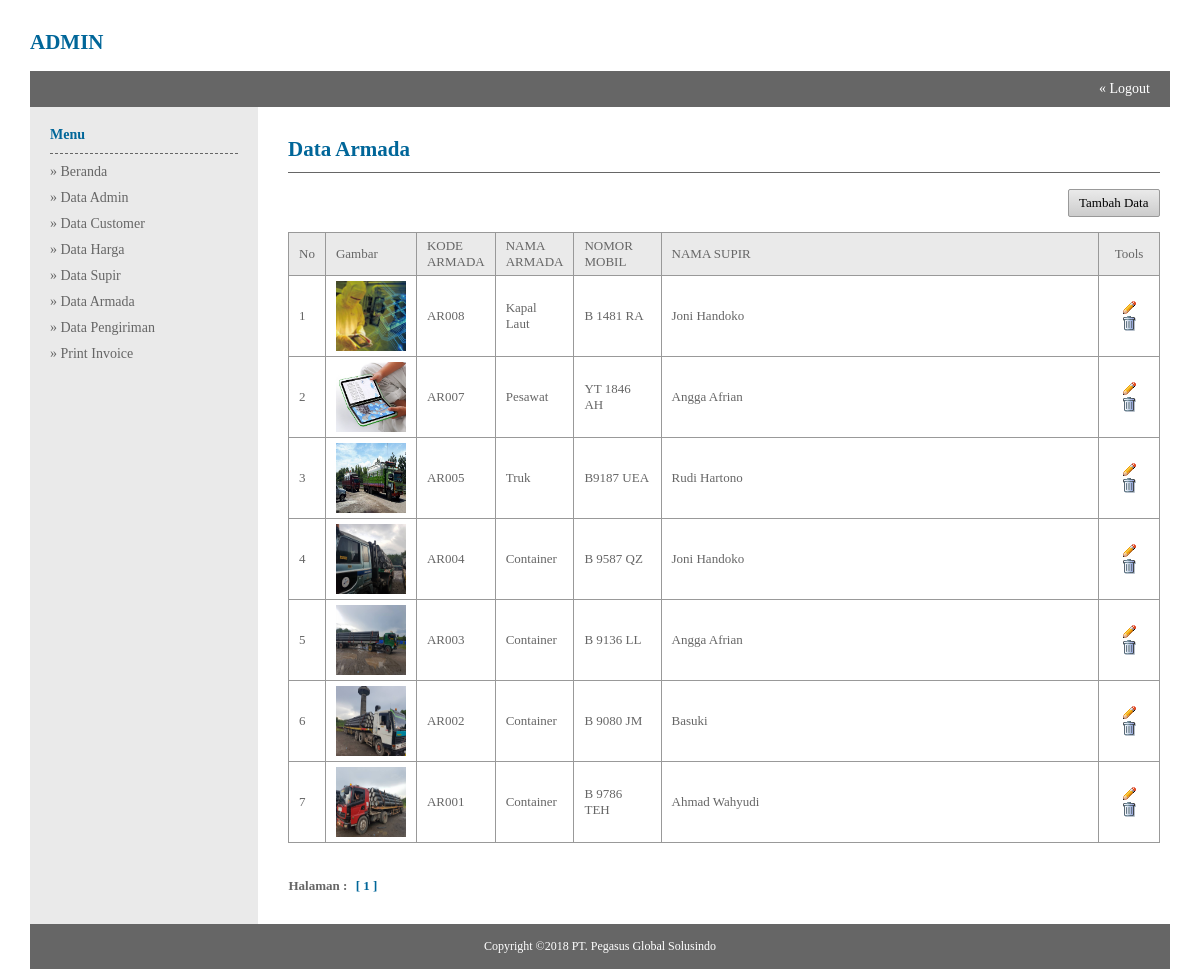
The page /admin/index.php?module=Data_Armada (signed in) on the database as committed earlier.
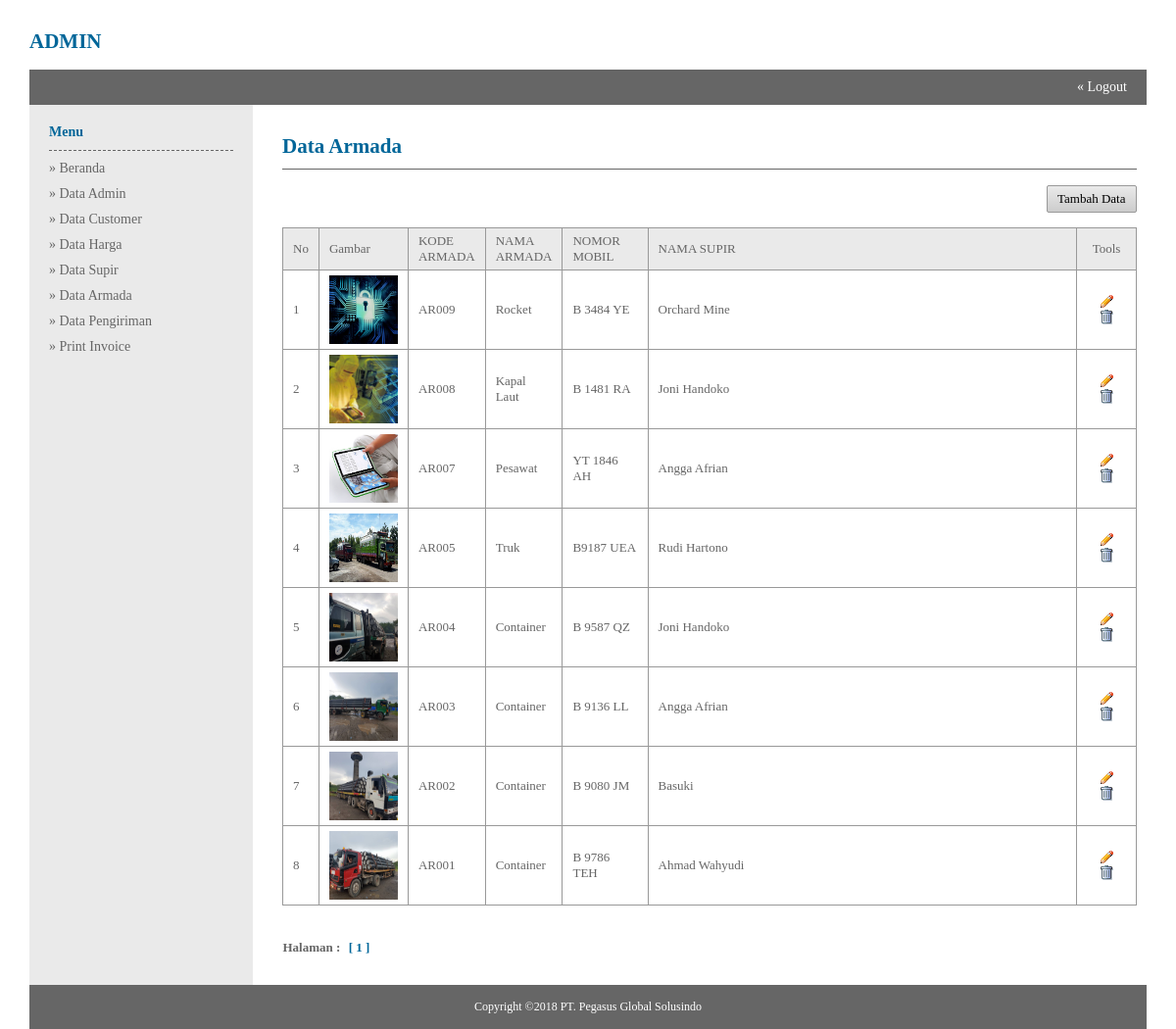
The same page on the database as committed later.
### tables this page shows
CREATE TABLE `armada` (
  `kd_armada` varchar(20) NOT NULL,
  `nm_armada` varchar(50) NOT NULL,
  `no_mobil` varchar(50) NOT NULL,
  `gambar` varchar(200) NOT NULL,
  `kd_driver` varchar(20) NOT NULL
);

CREATE TABLE `driver` (
  `kd_driver` varchar(50) NOT NULL,
  `nm_lengkap` text NOT NULL,
  `no_hp` varchar(12) NOT NULL,
  `alamat` varchar(100) NOT NULL
);

### admin/data_armada.php (the view)
<table width="100%" border="0">
<tr>
	<td class="judul-halaman"><h2>Data Armada</h2></td>
</tr>
<tr>
	<td>
    <br/>
    <table class="table-list" width="100%" border="0">
    <tr>
    	<td class="top-button" align="right" colspan="7">
        <a class="button small grey fontB" href="?module=Tambah_Armada">Tambah Data</a>
        </td>
    </tr>
    <tr class="head">
    	<td width="3%">No</td>
        <td width="10%">Gambar</td>
        <td width="8%">KODE ARMADA</td>
        <td width="8%">NAMA ARMADA</td>
        <td width="10%">NOMOR MOBIL</td>
        <td>NAMA SUPIR</td>
        <td width="7%" align="center">Tools</td>
    </tr>
    <?php
	$batas = 10;
	$hal = isset($_GET['hal']) ? $_GET['hal'] : null;
	if(empty($_GET['hal'])){
		$hal = 1;
	}
	$pos = ($hal - 1) * $batas;
	$query = mysql_query("select armada.*,driver.nm_lengkap from armada,driver where armada.kd_driver = driver.kd_driver order by kd_armada desc limit $pos, $batas") or die (mysql_error());
	while($array = mysql_fetch_array($query)){
		$pos++;
	?>
    <tr class="data">
    	<td><?php echo $pos;?></td>
        <td><img src="../images/armada/<?php echo $array['gambar'];?>" width="70" height="70"></td>
        <td><?php echo $array['kd_armada'];?></td>
        <td><?php echo $array['nm_armada'];?></td>
        <td><?php echo $array['no_mobil'];?></td>
        <td><?php echo $array['nm_lengkap'];?></td>
        <td class="table-tools" align="center">
        <a href="?module=Ubah_Armada&id=<?php echo $array['kd_armada'];?>" title="Ubah"><img src="../images/pencil.gif" /></a>
        <a href="?module=Hapus&id=<?php echo $array['kd_armada'];?>&execute=armada" title="Hapus" onclick="return confirm ('Anda yakin ingin menghapus <?php echo $array['nm_armada'];?> ?');"><img src="../images/trash.gif" /></a>
        </td>
    </tr>
    <?php } ?>
    <tr>
    	<td class="halaman" colspan="7">
    	Halaman :
		<?php
		$data = mysql_query("select * from armada") or die (mysql_error());
		$row_data = mysql_num_rows($data);
		$jml_hal = ceil($row_data/$batas);
		for($h=1;$h<=$jml_hal;$h++){
			if($h != $hal){
				echo "<a href='?module=Data_Armada&hal=$h'>$h</a>";
			}
			else{
				echo "<span>[ $h ]</span>";
			}
		}
		?>
    	</td>
    </tr>
    </table>
    </td>
</tr>
</table>

### admin/index.php (shortened to what this page needs)
<!DOCTYPE html PUBLIC "-//W3C//DTD XHTML 1.0 Transitional//EN" "http://www.w3.org/TR/xhtml1/DTD/xhtml1-transitional.dtd">
<html xmlns="http://www.w3.org/1999/xhtml">
<head>
<link rel="stylesheet" type="text/css" href="../css/style_admin.css" />
<link rel="stylesheet" type="text/css" href="../css/button.css" />
</head>
<body>
<table width="95%" border="0">
<tr>
	<td colspan="2" class="logo">
    <h2>ADMIN</h2>
    <br/>
    </td>
</tr>
<tr>
	<td colspan="2" class="top-bar" align="right"><a href="?module=Logout" onclick="return confirm('Anda yakin ingin logout?');">&laquo; Logout</a></td>
</tr>
<tr>
	<td class="menu" width="170" valign="top">
    <h4>Menu</h4>
    <ul>
    <li><a href="?module=Beranda">&raquo; Beranda</a></li>
    <li><a href="?module=Data_Admin">&raquo; Data Admin</a></li>
    <li><a href="?module=Data_Member">&raquo; Data Customer</a></li>
    <li><a href="?module=Data_Propinsi">&raquo; Data Harga</a></li>
    <li><a href="?module=Data_Supir">&raquo; Data Supir</a></li>
    <li><a href="?module=Data_Armada">&raquo; Data Armada</a></li>
    <li><a href="?module=Data_Pengiriman">&raquo; Data Pengiriman</a></li>
    <li><a href="?module=Data_Konfirmasi">&raquo; Print Invoice</a></li>
    </ul>
    </td>
	<td class="content" width="800" valign="top"><?php include "module.php";?></td>
</tr>
<tr>
	<td class="footer" colspan="2" align="center">Copyright &copy;2018 PT. Pegasus Global Solusindo</td>
</tr>
</table>
</body>
</html>

### admin/module.php
<?php
if(empty($_GET['module']) == "Beranda"){
	include "beranda.php";
}
elseif($_GET['module'] == "Data_Admin"){
	include "data_admin.php";
}
elseif($_GET['module'] == "Data_Member"){
	include "data_member.php";
}
elseif($_GET['module'] == "Data_Propinsi"){
	include "data_propinsi.php";
}
elseif($_GET['module'] == "Data_Supir"){
	include "data_supir.php";
}
elseif($_GET['module'] == "Data_Armada"){
	include "data_armada.php";
}
elseif($_GET['module'] == "Data_Pengiriman"){
	include "data_pengiriman.php";
}
elseif($_GET['module'] == "Data_Konfirmasi"){
	include "data_konfirmasi.php";
}
elseif($_GET['module'] == "Tambah_Admin"){
	include "tambah_admin.php";
}
elseif($_GET['module'] == "Tambah_Bank"){
	include "tambah_bank.php";
}
elseif($_GET['module'] == "Tambah_Propinsi"){
	include "tambah_propinsi.php";
}
elseif($_GET['module'] == "Tambah_Supir"){
	include "tambah_supir.php";
}
elseif($_GET['module'] == "Tambah_Armada"){
	include "tambah_armada.php";
}
elseif($_GET['module'] == "Tambah_Member"){
	include "tambah_member.php";
}
elseif($_GET['module'] == "Tambah_Pengiriman"){
	include "tambah_pengiriman.php";
}
elseif($_GET['module'] == "Ubah_Admin"){
	include "ubah_admin.php";
}
elseif($_GET['module'] == "Ubah_Bank"){
	include "ubah_bank.php";
}
elseif($_GET['module'] == "Ubah_Propinsi"){
	include "ubah_propinsi.php";
}
elseif($_GET['module'] == "Ubah_Kategori"){
	include "ubah_kategori.php";
}
elseif($_GET['module'] == "Ubah_Supir"){
	include "ubah_supir.php";
}
elseif($_GET['module'] == "Ubah_Armada"){
	include "ubah_armada.php";
}
elseif($_GET['module'] == "Detail_Transaksi"){
	include "detail_transaksi.php";
}
elseif($_GET['module'] == "Laporan_Transaksi"){
	include "laporan_transaksi.php";
}
elseif($_GET['module'] == "Logout"){
	include "logout.php";
}
elseif($_GET['module'] == "Hapus"){
	include "hapus.php";
}
elseif($_GET['module'] == "Simpan_Admin"){
	include "simpan_admin.php";
}
elseif($_GET['module'] == "Simpan_Member"){
include "simpan_member.php";
}
elseif($_GET['module'] == "Simpan_Propinsi"){
	include "simpan_propinsi.php";
}
elseif($_GET['module'] == "Simpan_Supir"){
	include "simpan_supir.php";
}
elseif($_GET['module'] == "Simpan_Produk"){
	include "simpan_produk.php";
}
elseif($_GET['module'] == "Simpan_Pengiriman"){
	include "simpan_pengiriman.php";
}
elseif($_GET['module'] == "Update_Admin"){
	include "update_admin.php";
}
elseif($_GET['module'] == "Update_Armada"){
	include "update_armada.php";
}
elseif($_GET['module'] == "Update_Bank"){
	include "update_bank.php";
}
elseif($_GET['module'] == "Update_Propinsi"){
	include "update_propinsi.php";
}
elseif($_GET['module'] == "Update_Kategori"){
	include "update_kategori.php";
}
elseif($_GET['module'] == "Update_Supir"){
	include "update_supir.php";
}
elseif($_GET['module'] == "Update_Produk"){
	include "update_produk.php";
}
elseif($_GET['module'] == "Proses_Lunas"){
	include "proses_lunas.php";
}
elseif($_GET['module'] == "set_tgl"){
	include "set_tgl.php";
}
else{
	include "beranda.php";
}
?>

### css/style_admin.css (style rules this page uses)
* { margin:0; padding:0; }
body { font-size:14px; font-family:"Myriad Pro"; color:#666; }
table { border-collapse:collapse; border-spacing:0; margin:0 auto; }
h1,h2,h3,h4,h5,h6 { color:#069; }
a { text-decoration:none; color:#666; }
ul { list-style-type:none; }
.logo { padding-top:30px; }
.top-bar { background-color:#666; padding:10px 0; padding-right:20px; }
.top-bar a { color:#FFF; }
.top-button { padding-bottom:15px; }
.menu { background-color:#EAEAEA; padding:20px; }
.menu a { padding-top:10px; display:inline-block; }
.menu h4 { display:block; padding-bottom:10px; border-bottom:1px dashed #666; }
.content { background-color:#FFF; padding:30px 10px; padding-left:30px; }
.judul-halaman { padding-bottom:10px; border-bottom:1px solid #666; }
.halaman { padding-top:35px; font-weight:600; }
.halaman span, .halaman a { margin:0 5px; }
.halaman span { color:#069; cursor:default; }
.footer { padding:15px 0; font-size:12px; background-color:#666; color:#FFF; }
.table-tools a { margin:0 2px; }
.table-list { font-size:13px; }
.table-list .head td { padding:5px 10px; border:1px solid #999; background-color:#EAEAEA; }
.table-list .data td { padding:5px 10px; border:1px solid #999; }

### css/button.css (style rules this page uses)
.button { display:inline-block; cursor:pointer; font-size:13px; }
.fontB { color:#000; }
.small { padding:5px 10px; -moz-border-radius:2px; -webkit-border-radius:2px; -o-border-radius:2px; border-radius:2px; }
.grey { background:#EAEAEA; border:1px solid #999; background-image: -moz-linear-gradient(top, #EAEAEA, #CCC); background-image: -webkit-gradient(linear, 0 0, 0 100%, from(#EAEAEA), to(#CCC)); background-image: -webkit-linear-gradient(top, #EAEAEA, #CCC); background-image: -o-linear-gradient(top, #EAEAEA, #CCC); background-image: linear-gradient(to bottom, #EAEAEA, #CCC); filter: progid:DXImageTransform.Microsoft.gradient(startColorstr='#EAEAEA', endColorstr='#CCC'); }

Rows that differ between the two databases and show on the page:
added armada: gambar (picture), kd_armada "AR009", nm_armada "Rocket", no_mobil "B 3484 YE", kd_driver.nm_lengkap "Orchard Mine"
